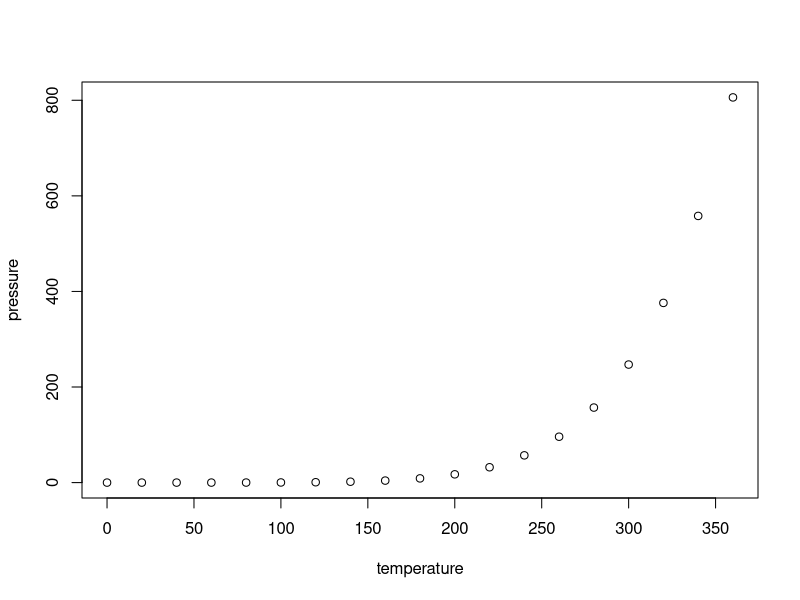
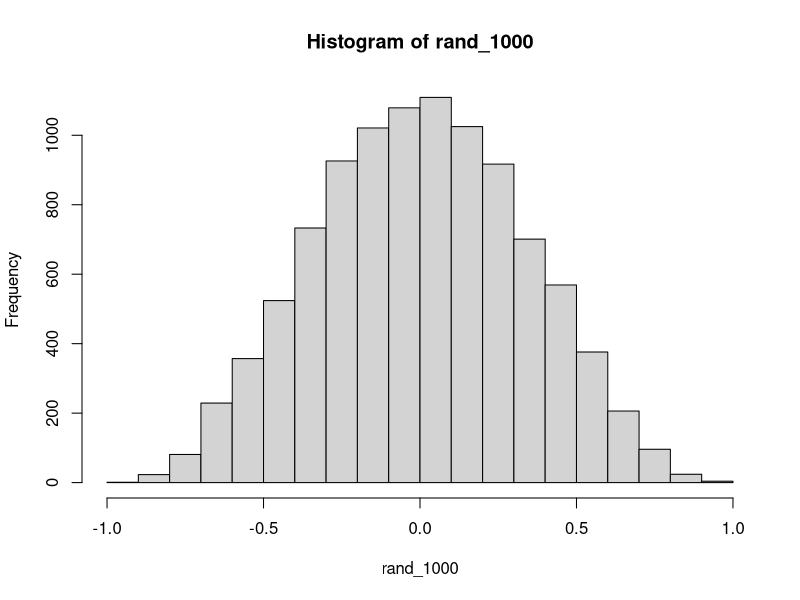

Here is the R script that generated these plots, in order: (Note: this script raises an error after producing the figures.)
## ---- chunk 1
knitr::opts_chunk$set(echo = TRUE)
## ---- chunk 2
summary(cars)
## ---- chunk 3
plot(pressure)
## ---- chunk 4


X <- c(1,4,3,2,5,4,3,6,7,8)
Y <- c(1,3,6,7,8,2,8,7,6,9)

cor.test(X,Y)










## ---- chunk 5
rand_1000 <- replicate(10001,cor(rnorm(X),rnorm(Y)))
hist(rand_1000)


mean(rand_1000)

max(rand_1000)

min(rand_1000)

length(rand_1000[rand_1000 > .51])/10000 


## ---- chunk 6

max_scp <-sum(sort(x)*sort(y))

min_scp <- sum(sort(x)*-sort(y))


print(max_scp)
print(min_scp)

